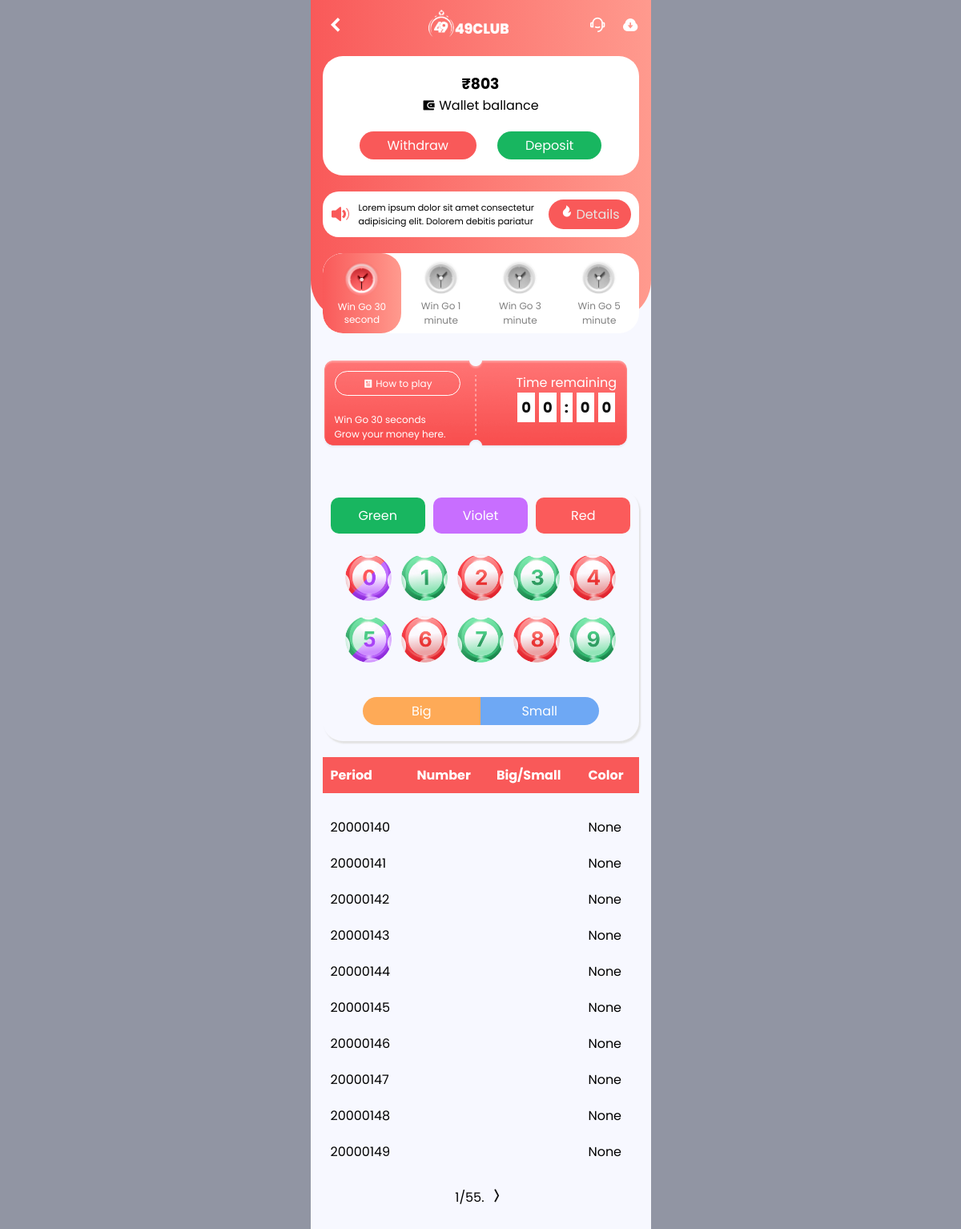
/wingoPage (signed in), run on the app's committed database.
### club/models.py (models this page shows, shortened)
class Profile(models.Model):
    user = models.OneToOneField(User, on_delete=models.CASCADE)
    code = models.CharField(max_length=50, default='', blank=True)
    user_code = models.CharField(max_length=12, blank=True, null=True)
    recomended_by = models.ForeignKey(User, on_delete=models.CASCADE, blank=True, null=True, related_name='ref_by')
    referals_number = models.IntegerField(blank=True, default=0)
    user_balance = models.IntegerField(blank=True, default=0)
    refer_code = models.CharField(max_length=50, blank=True, null=True)
    total_balance = models.IntegerField(blank=True, default=0)
    total_withdraw = models.IntegerField(blank=True, default=0)
    total_deposite = models.IntegerField(blank=True, default=0)

class RoundWinColor(models.Model):
    COLOR_CHOICES = [
        ('Red', 'Red'),
        ('Green', 'Green'),
        ('Violet', 'Violet')
    ]
    round = models.ForeignKey(GameRound, on_delete=models.CASCADE)
    win_color = models.CharField(max_length=10, choices=COLOR_CHOICES, blank=True, null=True)
    red_bet_amount = models.IntegerField(default=0)
    green_bet_amount = models.IntegerField(default=0)
    violet_bet_amount = models.IntegerField(default=0)

class GameRound(models.Model):
    game_id = models.IntegerField(default=20000000)
    start_hour = models.IntegerField(default=0)
    start_minute = models.IntegerField(default=0)
    start_second = models.IntegerField(default=0)
    duration = models.IntegerField(default=30)

### club/views.py (the view)
# urls.py: path('wingoPage', wingoPage, name='wingoPage'),
@login_required
def wingoPage(request):
    profile = Profile.objects.get(user=request.user)
    round_results = RoundWinColor.objects.all().reverse()
    paginator = Paginator(round_results, 10)  # Show 10 round results per page
    page_number = request.GET.get('page')
    page_obj = paginator.get_page(page_number)
    if request.method=='POST':
        bet_amount = request.POST['total_amount']
        bet_color = request.POST['bet_color']
        round = latest_round
        user = request.user
    return render(request, 'wingo.html', {'profile': profile, 'page_obj': page_obj})

### templates/wingo.html (shortened to what this page needs)
<!DOCTYPE html>
<html lang="en">
<head>
    <link rel="stylesheet" href="/static/style/wingo.css">
    <link rel="stylesheet" href="/static/style/utils.css">
    <link href="https://cdn.jsdelivr.net/npm/remixicon@4.3.0/fonts/remixicon.css" rel="stylesheet" />
</head>
<body>
    <section class="main_section">
        <header>
            <div class="navbar">
                <div class="nav_back">
                    <a href="/"><i class="ri-arrow-left-s-line"></i></a>
                </div>
                <div class="logo">
                    <img src="/static/assets/logo2.png" alt="">
                </div>
                <div class="nav_icon">
                    <div class="mail">
                        <a><i class="ri-customer-service-2-line"></i></a>
                    </div>
                    <div class="down">
                        <i class="ri-download-cloud-fill"></i>
                    </div>
                </div>
            </div>
            <div class="balance">
                <div class="balance_amount">
                    <h3>₹{{profile.user_balance}}</h3>
                    <p><i class="ri-wallet-3-fill"></i> Wallet ballance</p>
                </div>
                <div class="balance_btns">
                    <a href="/withdrawPage" class="withdraw_btn">Withdraw</a>
                    <a href="/depositePage" class="deposite_btn">Deposit</a>
                </div>
            </div>
            <div class="main_details">
                <h1><i class="ri-volume-up-fill"></i></h1>
                <div class="details_text">
                    <p>Lorem ipsum dolor sit amet consectetur adipisicing elit. Dolorem debitis pariatur</p>
                </div>
                <div class="details_btn"><i class="ri-fire-fill"></i> Details</div>
            </div>
            <div class="wingo_times">
                <div class="wingo_time_card active">
                    <img src="/static/assets/clock.png" alt="">
                    <p>Win Go 30<br>second</p>
                </div>
                <div class="wingo_time_card">
                    <img src="/static/assets/clock2.png" alt="">
                    <p>Win Go 1<br>minute</p>
                </div>
                <div class="wingo_time_card">
                    <img src="/static/assets/clock2.png" alt="">
                    <p>Win Go 3<br>minute</p>
                </div>
                <div class="wingo_time_card">
                    <img src="/static/assets/clock2.png" alt="">
                    <p>Win Go 5<br>minute</p>
                </div>
            </div>
        </header>
        <main>
            <div class="main_ticket">
                <div class="ticket_left">
                    <a href=""><i class="ri-article-fill"></i> How to play</a><br><br>
                    <p>Win Go 30 seconds</p>
                    <p>Grow your money here.</p>
                </div>
                <div class="ticket_right">
                    <p>Time remaining</p>
                    <div class="ticket_time">
                        <div class="time">0</div>
                        <div class="time">0</div>
                        <div class="time">:</div>
                        <div class="time">0</div>
                        <div class="time">0</div>
                    </div>
                </div>
            </div>
            <div class="game_window">
                <div class="game_color">
                    <p class="game_color_cl" id="color_green">Green</p>
                    <p class="game_color_cl" id="color_violet">Violet</p>
                    <p class="game_color_cl" id="color_red">Red</p>
                </div>
                <div class="game_number">
                    <span class="game_number_cl" data-value="0">
                        <img src="/static/assets/0.png" alt="">
                    </span>
                    <span class="game_number_cl" data-value="1">
                        <img src="/static/assets/1.png" alt="">
                    </span>
                    <span class="game_number_cl" data-value="2">
                        <img src="/static/assets/2.png" alt="">
                    </span>
                    <span class="game_number_cl" data-value="3">
                        <img src="/static/assets/3.png" alt="">
                    </span>
                    <span class="game_number_cl" data-value="4">
                        <img src="/static/assets/4.png" alt="">
                    </span>
                    <span class="game_number_cl" data-value="5">
                        <img src="/static/assets/5.png" alt="">
                    </span>
                    <span class="game_number_cl" data-value="6">
                        <img src="/static/assets/6.png" alt="">
                    </span>
                    <span class="game_number_cl" data-value="7">
                        <img src="/static/assets/7.png" alt="">
                    </span>
                    <span class="game_number_cl" data-value="8">
                        <img src="/static/assets/8.png" alt="">
                    </span>
                    <span class="game_number_cl" data-value="9">
                        <img src="/static/assets/9.png" alt="">
                    </span>
                </div>
                <div class="game_size">
                    <div class="game_size_cl size_big">Big</div>
                    <div class="game_size_cl size_small">Small</div>
                </div>
            </div>
            <div class="game_result">
                <table>
                    <thead>
                        <tr>
                            <th>Period</th>
                            <th>Number</th>
                            <th>Big/Small</th>
                            <th>Color</th>
                        </tr>
                    </thead>
                    <tbody id="results">
                        <tr>
                            <td id="round_id"></td>
                            <td></td>
                            <td></td>
                            <td id="win_color"></td>
                        </tr>
                        {% for result in page_obj %}
                        <tr>
                            <td id="round_id">{{ result.round.game_id }}</td>
                            <td></td>
                            <td></td>
                            <td id="win_color"> {{ result.win_color }}</td>
                        </tr>
                        {% endfor %}
                    </tbody>
                </table>
                <div class="pagination" style="text-align: center; margin-top: 20px;">
                    <span class="step-links">
                        <span class="current">
                            {{ page_obj.number }}/{{ page_obj.paginator.num_pages }}.
                        </span>
                        {% if page_obj.has_next %}
                        <a href="?page={{ page_obj.next_page_number }}"><i style="color: #111; font-size: 22px;"
                                class="ri-arrow-right-wide-line"></i></a>
                        {% endif %}
                    </span>
                </div>
            </div>
        </main>
    </section>
</body>
</html>

### static/style/wingo.css (style rules this page uses)
header { height: 400px; background: linear-gradient(90deg, #f95959 0%, #ff9a8e 100%); border-radius: 0 0 50px 50px; }
.navbar { display: flex; justify-content: space-between; align-items: center; padding: 10px 15px; }
.navbar .nav_back a { font-weight: bold; font-size: 30px; color: #fff; }
.navbar .nav_icon { display: flex; justify-content: space-between; gap: 20px; align-items: center; }
.nav_icon i { color: #fff; font-size: 20px; }
.navbar img { width: 100px; }
main { padding-bottom: 50px; }
.balance { margin: 5px 15px; background-color: #fff; border-radius: 25px; padding: 20px; margin-bottom: 20px; }
.balance .balance_amount { display: flex; flex-direction: column; align-items: center; justify-content: center; margin-bottom: 20px; }
.balance .balance_btns { display: flex; justify-content: space-evenly; align-items: center; }
.balance_btns .withdraw_btn { padding: 5px 35px; color: #fff; background-color: #f95959; border-radius: 20px; }
.balance_btns .deposite_btn { padding: 5px 35px; color: #fff; background-color: #18B660; border-radius: 20px; }
.main_details { margin: 20px 15px; padding: 10px; display: flex; justify-content: center; align-items: center; gap: 10px; background-color: #fff; border-radius: 20px; }
.main_details i { width: 20px; color: #F95959; }
.main_details .details_text { font-size: 11px; text-wrap: wrap; width: 90%; }
.main_details .details_btn { color: rgb(232, 230, 227); background-color: #F95959; padding: 6px 14px; border-radius: 20px; display: flex; }
.details_btn i { color: white; }
.wingo_times { margin: 20px 15px; background-color: #fff; height: 100px; border-radius: 25px; display: flex; justify-content: center; align-self: center; overflow: hidden; }
.wingo_times .wingo_time_card { width: 100%; height: 100%; display: flex; flex-direction: column; text-align: center; justify-content: center; align-items: center; border-radius: 25px; color: gray; }
.wingo_time_card.active { background: linear-gradient(90deg, #f95959 0%, #ff9a8e 100%); color: white; line-height: 16px; }
.wingo_times .wingo_time_card img { width: 50px; }
.wingo_times .wingo_time_card p { font-size: 12px; text-align: center; }
.main_ticket { width: 90%; height: 111px; margin: 50px 15px; background: url("/static/assets/tickte.png") no-repeat; background-size: contain; display: flex; justify-content: space-between; align-items: start; padding: 15px; }
.main_ticket .ticket_left a { color: #fff; font-size: 12px; padding: 6px 35px; border: 1px solid white; border-radius: 50px; margin-bottom: 30px; }
.main_ticket .ticket_left p { color: #fff; font-size: 12px; }
.main_ticket .ticket_right { display: flex; justify-content: center; align-items: end; flex-direction: column; }
.main_ticket .ticket_right p { font-size: 16px; color: #fff; }
.ticket_right .ticket_time { display: flex; justify-content: center; align-self: center; gap: 5px; margin-bottom: 5px; }
.ticket_time .time { padding: 5px; color: #111; font-size: 18px; font-weight: bold; background-color: #fff; }
.game_window { padding: 10px; border-radius: 25px; box-shadow: 2px 3px 2px #e2e2e2; margin: 10px 15px; }
.game_window .game_color { display: flex; justify-content: space-evenly; align-self: center; gap: 10px; text-align: center; margin-bottom: 20px; }
.game_window .game_color p { width: 300px; padding: 10px 30px; border-radius: 10px; color: #fff; cursor: pointer; }
.game_window #color_green { background-color: #18B660; }
.game_window #color_violet { background-color: #C86EFF; }
.game_window #color_red { background-color: #FB5B5B; }
.game_window .game_number { display: flex; justify-content: center; align-self: center; flex-wrap: wrap; margin-bottom: 20px; }
.game_window .game_number img { width: 60px; margin: 5px; }
.game_window .game_size { display: flex; justify-content: center; align-items: center; text-align: center; color: #fff; border-radius: 25px; padding: 10px 40px; }
.game_size .size_big { padding: 5px; width: 50%; border-radius: 25px 0 0 25px; background-color: #FEAA57; }
.game_size .size_small { padding: 5px; width: 50%; border-radius: 0 24px 25px 0; background-color: #6EA8F4; }
.main_section { position: relative; }

### static/style/utils.css (style rules this page uses)
* { margin: 0; padding: 0; box-sizing: border-box; }
body { background-color: #9195A3; font-family: "Poppins", "Roboto", sans-serif; }
.main_section { position: relative; max-width: 425px; height: 100%; background-color: #F7F8FF; margin: auto; z-index: 1; }
a, li { list-style: none; text-decoration: none; }

### data on the page
Profile: user_balance "803"
RoundWinColor: round.game_id "20000140", win_color "None"
RoundWinColor: round.game_id "20000141", win_color "None"
RoundWinColor: round.game_id "20000142", win_color "None"
RoundWinColor: round.game_id "20000143", win_color "None"
RoundWinColor: round.game_id "20000144", win_color "None"
RoundWinColor: round.game_id "20000145", win_color "None"
RoundWinColor: round.game_id "20000146", win_color "None"
RoundWinColor: round.game_id "20000147", win_color "None"
RoundWinColor: round.game_id "20000148", win_color "None"
RoundWinColor: round.game_id "20000149", win_color "None"

### other printed values
{{ page_obj.number }} "1"
{{ page_obj.paginator.num_pages }} "55"
